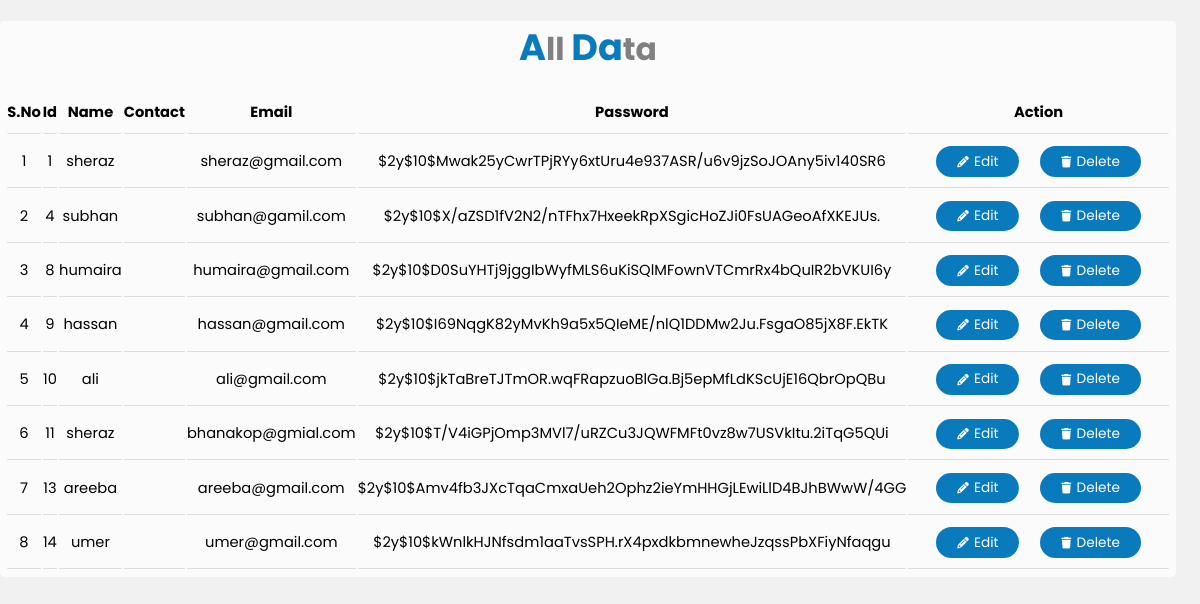
Before: /showData.php with the older database file.
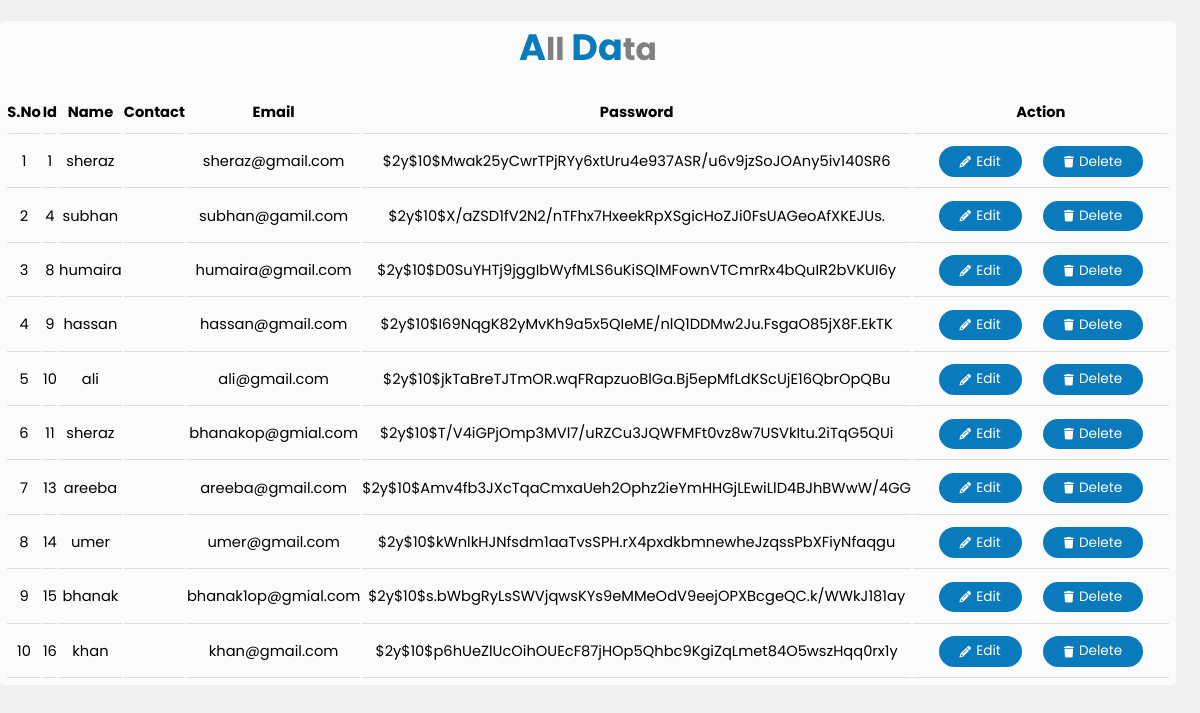
After: the same page with the newer database file.
### tables this page shows
CREATE TABLE `user` (
  `id` int(11) NOT NULL,
  `name` varchar(255) NOT NULL,
  `email` varchar(255) NOT NULL,
  `cnic` varchar(255) NOT NULL,
  `password` varchar(255) NOT NULL,
  `time` datetime NOT NULL DEFAULT current_timestamp()
);

### showData.php (the view, shortened to what this page needs)
<?php
require 'conn.php';
$selectQuery = "SELECT * FROM `user`";
$result = mysqli_query($conn,$selectQuery);
$row = mysqli_num_rows($result);
?>
<!doctype html>
<html lang="en">
  <head>
    <link rel="stylesheet" href="table.css">
    <link rel="stylesheet" href="https://cdnjs.cloudflare.com/ajax/libs/font-awesome/6.4.0/css/all.min.css  ">
  </head>
  <body>
    <div class="container">
        <header>
            <h2><span>A</span>ll <span>Da</span>ta</h2>
        </header>
    <table class="table" >
        <thead >
          <tr >
            <th scope="col">s.no</th>
            <th scope="col">Id</th>
            <th scope="col">Name</th>
            <th scope="col">Contact</th>
            <th scope="col">email</th>
            <th scope="col">password</th>
            <th class="adtionth" scope="col">action</th>
          </tr>
        </thead>
        <tbody>
          <?php
          if($row > 0){
            while($data = mysqli_fetch_assoc($result)){
              $i+=1;
              echo '<tr>
              <td>'.$i.'</td>
              <td>'.$data['id'].'</td>
              <td>'.$data['name'].'</td>
              <td>'.$data['contact'].'</td>
              <td>'.$data['email'].'</td>
              <td>'.$data['password'].'</td>
              <td class="ac_btn">
         <a style=" text-decoration: none !important; color:white;" class="Submit_btn" href="edit.php?id='.$data['id'].'" target="_blank"><i class="fa-solid fa-pencil"></i>edit</a>
              <a style=" text-decoration: none !important; color:white;" class="Submit_btn" name="deleteBtn" href="remove.php?id='.$data['id'].'"><i class="fa-solid fa-trash"></i>delete</a>
               </td>
            </tr>';
            }
          }
          ?>
        </tbody>
      </table>
    </div>
  </body>
</html>

Changed rows visible on the page:
added user: id "15", name "bhanak", email "bhanak1op@gmial.com", password "$2y$10$s.bWbgRyLsSWVjqwsKYs9eMMeOdV9eejOPXBcgeQC.k/WWkJ181ay"
added user: id "16", name "khan", email "khan@gmail.com", password "$2y$10$p6hUeZlUcOihOUEcF87jHOp5Qhbc9KgiZqLmet84O5wszHqq0rx1y"
